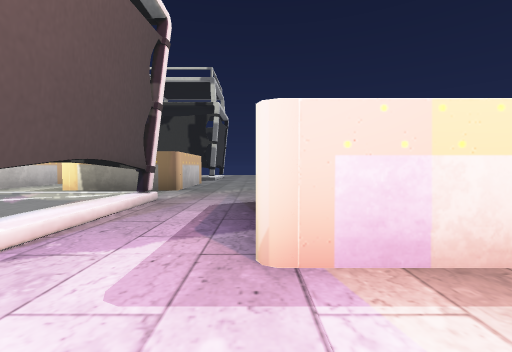
[1] (above)

21 first-person views from a walk through a Unity game level. The camera is 1.2 m above the floor, tilts 2° down and sees 90° across. The floor is counted in squares, 2 m on a side. Each view is taken from the middle of a square. On the plan, view 1 faces up. The plan holds only what a view shows up to about 9 squares ahead; the rest is blank. The place goes on beyond the plan. Some animated figures are not drawn.

[2]
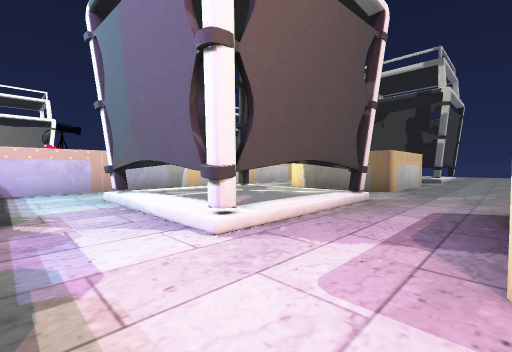

[3]
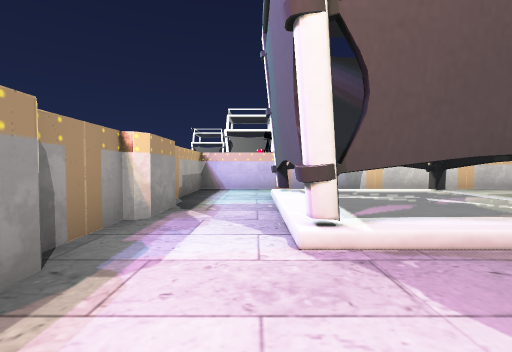

[4]
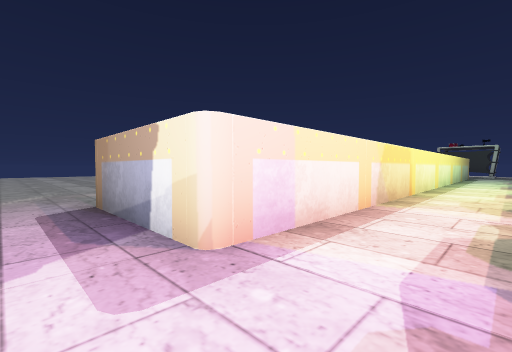

[5]
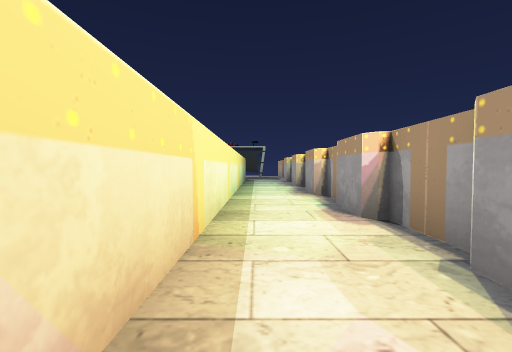

[6]
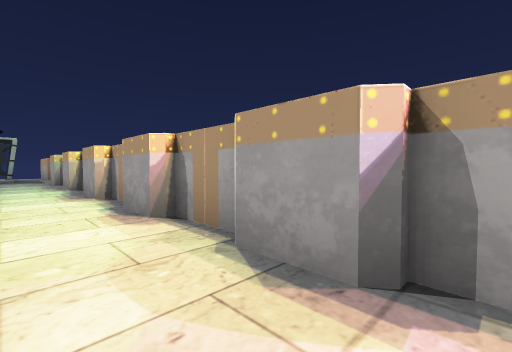

[7]
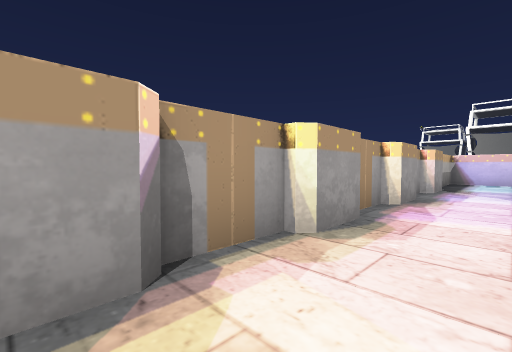

[8]
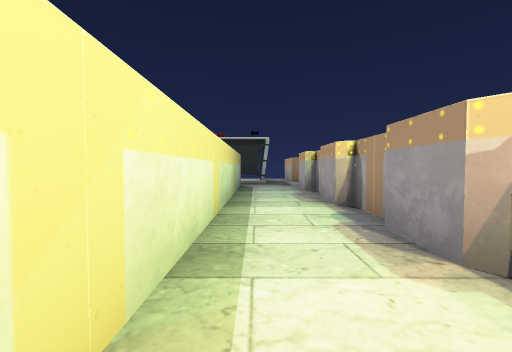

[9]
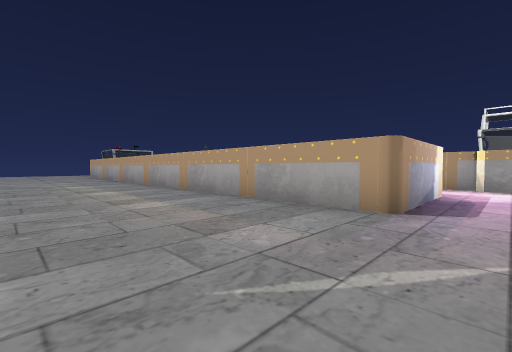

[10]
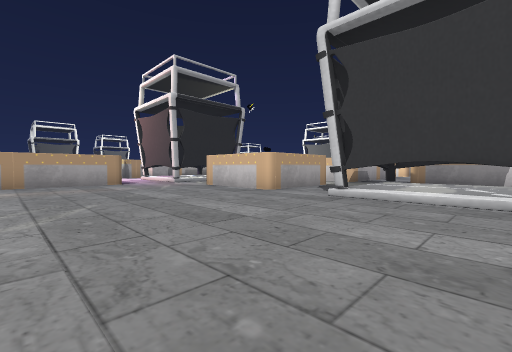

[11]
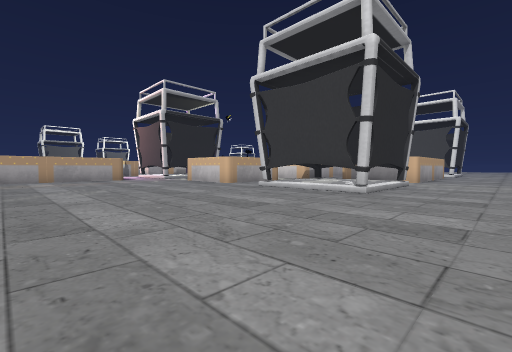

[12]
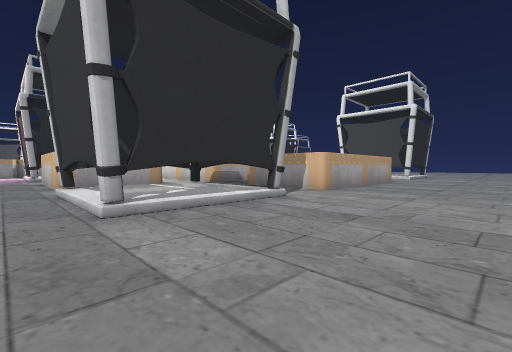

[13]
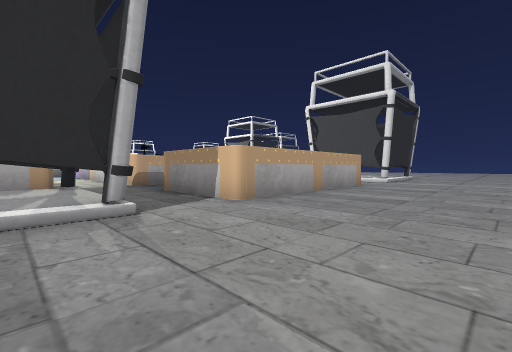

[14]
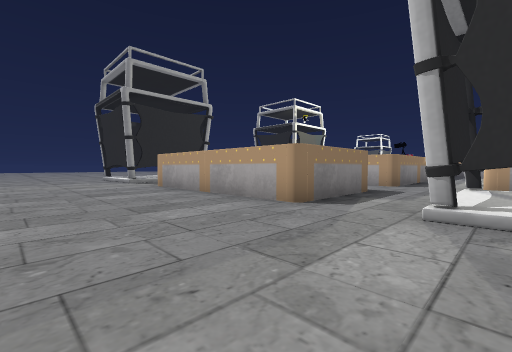

[15]
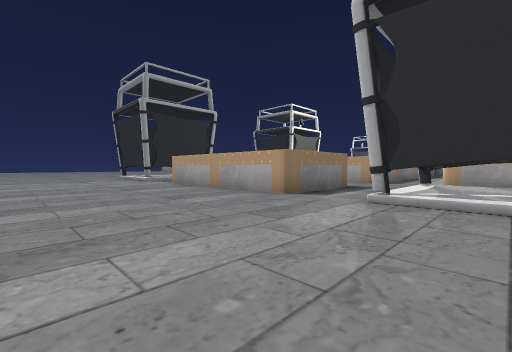

[16]
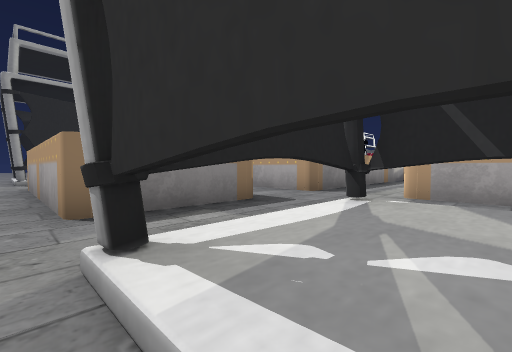

[17]
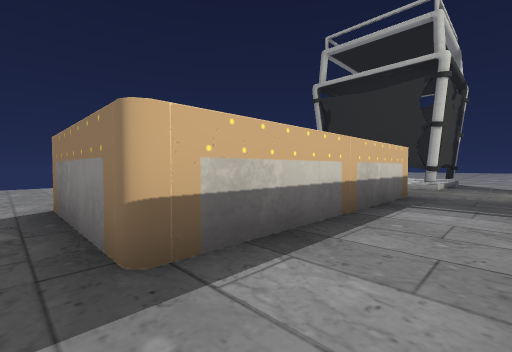

[18]
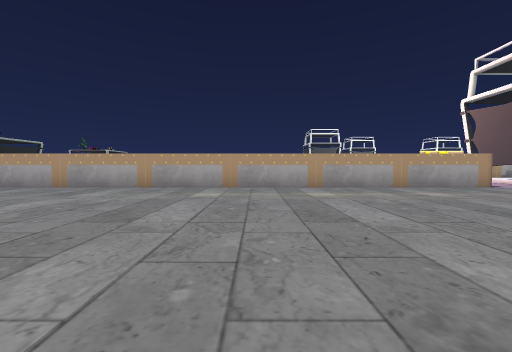

[19]
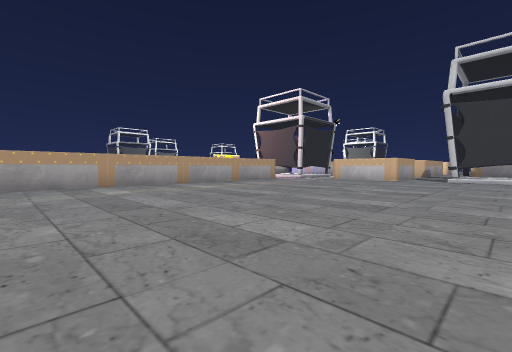

[20]
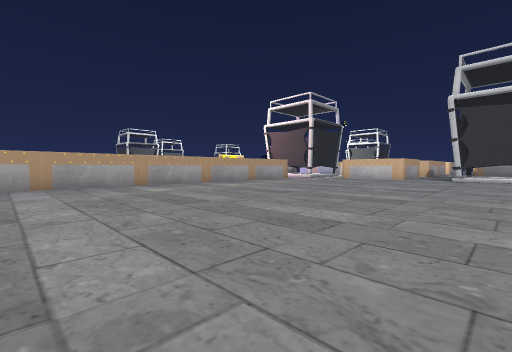

[21]
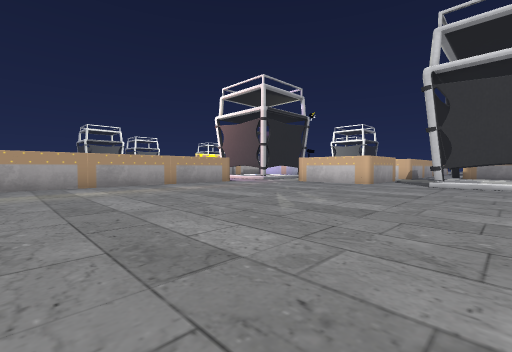

### Floor plan
Key: @ floor where view 1 was taken; # wall or solid block; . main floor; : floor 0.25 m higher than the main floor; = window, fence, low wall or low ledge.
Columns run from 16 left of view 1 to 11 right of it. Each row starts with its distance up from view 1.
 19 .............
 18 ................
 17 .....................
 16 .....................
 15 .....................
 14 :#..######.#==#......
 13  :..######.#::#.............
 12  #..######.#==#.............
 11   ..........................
 10 ............................
  9 ##..######.####.............
  8   ..#    #.####.............
  7   ..#    #.####.............
  6    .#    #..................
  5          #    ..............
  4          # #==#.############
  3          # #::#.#
  2          # #==#.############
  1          #..................
  0          #......@...........
 -1          ###################

Positions as (right, up) in squares from view 1, and headings:
1: (0, 0), facing up
2: (0, 0), facing up-left
3: (0, 1), facing left
4: (-1, 0), facing up-right
5: (3, 1), facing right
6: (3, 1), facing down-right
7: (4, 1), facing down-left
8: (7, 1), facing right
9: (-1, 8), facing down-right
10: (3, 14), facing down-left
11: (4, 17), facing down-left
12: (-1, 18), facing down-left
13: (-4, 18), facing down-left
14: (-15, 18), facing down-right
15: (-16, 19), facing down-right
16: (-16, 15), facing down-right
17: (-13, 10), facing up-right
18: (7, 12), facing down
19: (10, 13), facing down-left
20: (11, 13), facing down-left
21: (7, 13), facing down-left
